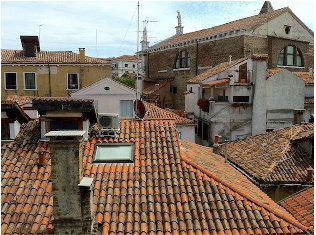
%> input picture assignment_3/code/siftCode/roof.jpg, 316 x 235 px
$ octave --eval "result = sift_my(rgb2gray(imread('../siftCode/roof.jpg')));"   (GNU Octave 9; MATLAB toolbox functions it lacks are replaced by stand-ins)
%> lines starting %> are read from the running program, lines starting %| are printed output that depends on the picture
### assignment_3/code/sift_my/pyramid_process.m
function imgout = pyramid_process(img, scale, sigma)
%   Image pyramid process
%   If img is M-by-N, then the size of imgout is ceil(M/2)-by-ceil(N/2).
%   scale = 2(expand) or 0.5(reduce)
kernelWidth = 5;
% cw = .375; % kernel centre weight, same as MATLAB func impyramid.
% ker1d = [.25-cw/2 .25 cw .25 .25-cw/2];
% kernel = kron(ker1d,ker1d');
kernel = fspecial('gaussian',[kernelWidth, kernelWidth],2^sigma-2^(sigma-1));
img = im2double(img);
imgout = conv2(img, kernel,'same');
imgout = imresize(imgout, scale);
end

### assignment_3/code/sift_my/genPyramid.m
function [pyramid, ImageDiff] = genPyramid(img, type, level)
%> called with type = 'gauss', level = 6
%   generate Gaussian or Laplacian pyramid
%   img is the input image, convert to greyscale, will be forced to double.
%	type can be 'gauss' or 'laplace'.
%	level is downsampling factor + 1. level = sigma
pyramid = cell(1,level+1);
ImageDiff = cell(1, level-2);
pyramid{1} = im2double(img);
% pyramid{1} = double(img);
for p = 2:(level + 1)
	pyramid{p} = pyramid_process(pyramid{p-1}, 0.5, level);
end
%> after the loop, pyramid = 7 items
if strcmp(type,'gauss'), return; end
for p = 1:level
% 	pyramid{p} = pyramid{p}-pyramid_process(pyramid{p+1}, 2, level);
%   pyramid{p} = pyramid{p}-imresize(pyramid{p+1}, 2);
    expand_pading = zeros(size(pyramid{p}));
    expand=imresize(pyramid{p+1}, 2);
    expand_pading = expand(1:size(expand_pading,1),1:size(expand_pading,2));
    pyramid{p} = pyramid{p}-expand_pading;
    if p ==level
        pyramid{p+1}=[];
    end
end
for s = 1:level-2
%     ImageDiff{s}(:,:,1) = imresize(pyramid{s},0.5);
%     ImageDiff{s}(:,:,2) = pyramid{s+1};
%     ImageDiff{s}(:,:,3) = imresize(pyramid{s+2},2);
    mask3_pading = zeros(size(pyramid{s+1}));
    mask3 = imresize(pyramid{s+2}, 2);
    mask3_pading = mask3(1:size(mask3_pading,1),1:size(mask3_pading,2));
    mask1_pading = zeros(size(pyramid{s+1}));
    mask1 = imresize(pyramid{s},0.5);
    mask1_pading(1:size(mask1,1),1:size(mask1,2)) = mask1;

    ImageDiff{s}(:,:,1) = mask1_pading;
    ImageDiff{s}(:,:,2) = pyramid{s+1};
    ImageDiff{s}(:,:,3) = mask3_pading;
end
end

### assignment_3/code/sift_my/getExtrema.m
function extrema = getExtrema(A, thresh)
%   A is a cell
%   A{level}(:,:,1) DoG of level-1, A{level}(:,:,2) DoG of level, A{level}(:,:,3) DoG of level+1
extrema = [];
octave = size(A, 2);
for sigma = 1:octave
    [height, width, ~]=size(A{sigma});
    for row = 2:height-1
        for col = 2:width-1
            center = A{sigma}(row, col,2);
%             if center < thresh
%                 continue;
%             end
            A{sigma}(row, col, 2) = A{sigma}(row, col-1, 2);
            compare = A{sigma}(row-1:row+1, col-1:col+1,:);
            maxValue = max(compare(:));
            minValue = min(compare(:));
            if center < minValue - thresh
                extrema = [extrema;[row, col, 2^sigma]];
            end
            if center > maxValue + thresh
                extrema = [extrema;[row, col, 2^sigma]];
            end
            A{sigma}(row, col, 2) = center;
        end
    end
end

### assignment_3/code/sift_my/getGaussKernel.m
function result = getGaussKernel(sigma, Radius)
% Returns a gaussian kernet
% Calculating Gaussian value given Sigma
% By default a radius will be chosen to so kernel covers 99.7 % of data.
    if nargin < 2
        Radius = ceil(3*sigma);
    end
    side = 2*Radius+1;
    result = zeros(side);
    for i = 1:side
        for j = 1:side
            x = i-(Radius+1);
            y = j-(Radius+1);
            result(i,j)=(x^2+y^2)^0.5;
        end
    end
    result = exp(-(result .^ 2) / (2 * sigma * sigma));
    result = result / sum(result(:));
end

### assignment_3/code/sift_my/sift_my.m
function peak_align = sift_my(image)
%% Question 1,2
level = 6;
[ImageGauss,~] = genPyramid(image, 'gauss', level);
%> ImageGauss = 7 items
[ImageDoG, ImageDiff] = genPyramid(image, 'laplace', level); % or 'laplace'
%> ImageDoG = 7 items; ImageDiff = 4 items

% Draw composite figure
I = ImageDoG;
%> I = 7 items
m = size(I{1}, 1);
%> m = 235
newI = I{1};
for i = 2 : numel(I)
    [q,p,~] = size(I{i});
    I{i} = cat(1,repmat(zeros(1 , p),[m - q , 1]),I{i});
    newI = cat(2,newI,I{i});
end
%> this loop made 6 passes
%> (q, p) on passes 1 to 6: (118, 158), (59, 79), (30, 40), (15, 20), (8, 10), (0, 0)
%> pass 1, in sift_my, `newI = cat(2,newI,I{i});`:
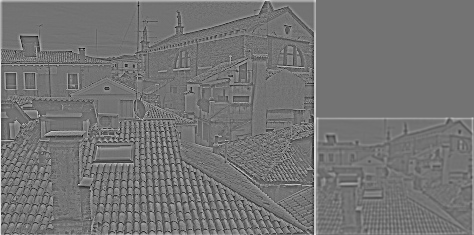
%> newI: size 235x474 double; min -0.619, max 0.751, mean 0.00536; drawn with min black and max white
%> after the loop:
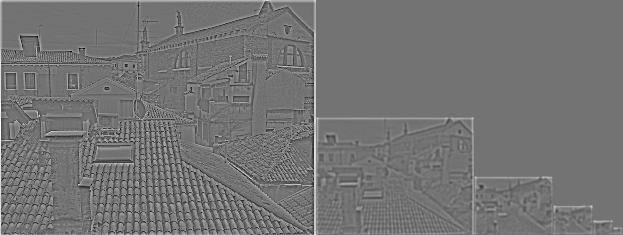
%> newI: size 235x623 double; min -0.619, max 0.751, mean 0.0047; drawn with min black and max white
% [4 lines of commented-out code are left out]

%% Question 3
thresh = 0.01;
extrema = getExtrema(ImageDiff, thresh);
%> in getExtrema, `octave = size(A, 2);`: octave = 4
%> the loop in getExtrema, `for sigma = 1:octave` made 4 passes
%> after the loop in getExtrema, `for sigma = 1:octave`: A = 4 items; extrema = 81 rows, first 12: [2 131 2; 2 137 2; 2 157 2; 4 133 2; 15 144 2; 16 93 2; 17 87 2; 18 146 2; 24 2 2; 30 128 2; 32 125 2; 37 99 2]
% [12 lines of commented-out code are left out]

%% Question 4
% Calculating orientation of gradient in each scale
GO = cell(1,level); % Gradient Orientation
GM = cell(1,level);
GX = cell(1,level);
GY = cell(1,level);
for i = 1:level
    [row,col] = size(ImageGauss{i});
    [tempM,tempO] = imgradient(ImageGauss{i});
    [tempX,tempY] = imgradientxy(ImageGauss{i});
    GO{i} = tempO;
    GM{i} = tempM;
    GX{i} = tempX;
    GY{i} = tempY;
end
%> this loop made 6 passes
%> pass 1, in sift_my, `[tempX,tempY] = imgradientxy(ImageGauss{i});`:
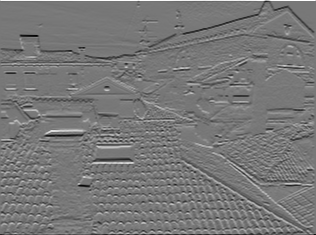
%> tempY: size 235x316 double; min -3.55, max 3.97, mean -0.0099; drawn with min black and max white
%> after the loop, GM = 6 items; GO = 6 items; GX = 6 items; GY = 6 items

% Calculating orientation and magnitude of pixels at key point vicinity
% Fixing overflow key points near corners and edges
% of image.
radius=8;
n = 1;
number = size(extrema, 1);
%> number = 81
Magnitude = cell(1, number);
%> Magnitude = 81 items
Orientation = cell(1, number);
%> Orientation = 81 items
WeightedMagnitude = cell(1, number);
%> WeightedMagnitude = 81 items
X = cell(1, number);
%> X = 81 items
Y = cell(1, number);
%> Y = 81 items
imagePatch = cell(1, number);
%> imagePatch = 81 items
for i = 1:level-2
    imageSize = imresize(image, 2^(-i));
    GradientOrientations = GO{i+1};
    GradientMagnitudes = GM{i+1};
    GradientX = GX{i+1};
    GradientY = GY{i+1};
    weights = getGaussKernel(4, radius);
    [row,col] = size(GradientMagnitudes);
    point = extrema((extrema(:,3) == 2^i),:);
    for j = 1: size(point,1)
        x = point(j, 1);
        y = point(j, 2);
        a=0;b=0;c=0;d=0;
        if x-1-radius < 0
            a = -(x-1-radius);
        end
        if y-1-radius < 0
            b = -(y-1-radius);
        end
        if row-x-radius < 0
            c = -(row-x-radius);
        end
        if col-y-radius < 0
            d = -(col-y-radius);
        end
        patch = imageSize(x-radius+a:x+radius-c,y-radius+b:y+radius-d);
        tempMagnitude = GradientMagnitudes(x-radius+a:x+radius-c,y-radius+b:y+radius-d);
        tempWeightedMagnitude = GradientMagnitudes(x-radius+a:x+radius-c,y-radius+b:y+radius-d).*weights(1+a:end-c,1+b:end-d);
        tempOrientation = GradientOrientations(x-radius+a:x+radius-c,y-radius+b:y+radius-d);
        tempGradientX = GradientX(x-radius+a:x+radius-c,y-radius+b:y+radius-d);
        tempGradientY = GradientY(x-radius+a:x+radius-c,y-radius+b:y+radius-d);
        Magnitude{n} = tempMagnitude;
        Orientation{n} = tempOrientation;
        WeightedMagnitude{n} = tempWeightedMagnitude;
        X{n} = tempGradientX;
        Y{n} = tempGradientY;
        imagePatch{n}= patch;
        n = n+1;
    end
end
%> this loop made 4 passes
%> (row, col, point) on pass 4: (15, 20, [2 2 16; 2 19 16; 5 11 16; 6 19 16])
%> pass 1, in sift_my, `GradientMagnitudes = GM{i+1};`:
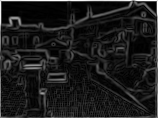
%> GradientMagnitudes: size 118x158 double; min 0.000589, max 3.92, mean 0.43; drawn with min black and max white
%> pass 1, in sift_my, `GradientX = GX{i+1};`:
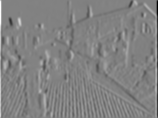
%> GradientX: size 118x158 double; min -3.92, max 3.77, mean 0.002; drawn with min black and max white
%> after the loop, n = 82
% [15 lines of commented-out code are left out]


%% Question 5
GHistogram = cell(1, number);
%> GHistogram = 81 items
peak = zeros(number,36);
%> peak: size 81x36 double; every value is 0
for n = 1:number
    tempWeightedMagnitude = WeightedMagnitude{n};
    tempOrientation = Orientation{n};
    [wRows, wCols] = size(tempWeightedMagnitude);
    gHist = zeros(1,36);
    for i = 1:wRows
        for j = 1:wCols
            % Converting orientation calculation window
            temp = tempOrientation(i,j);
            if temp < 0
                temp = 360 + temp;
            end
            bin = floor(temp/10)+1;
            gHist(bin) = gHist(bin) + tempWeightedMagnitude(i,j);
        end
    end
    GHistogram{n} = gHist;
    Maxima = findpeaks(gHist);
    strongest = max(Maxima);
    location = find(gHist==strongest);
    peak(n,:) = [gHist(location:end),gHist(1:location-1)];
end
%> this loop made 81 passes
%> (wRows, wCols, strongest, location) on passes 1, 2, 3, 4, 5, 6, 7, 8, 10, 11, 13, 14: (10, 17, 0.248, 28), (10, 17, 0.208, 28), (10, 10, 0.168, 28), (12, 17, 0.159, 16), (17, 17, 0.0691, 8), (17, 17, 0.163, 11), (17, 17, 0.169, 12), (17, 17, 0.105, 8), (17, 17, 0.0429, 28), (17, 17, 0.061, 2), (17, 17, 0.0644, 19), (17, 12, 0.111, 18)
%> (wRows, wCols, Maxima, strongest, location) on passes 9, 12, 16, 40, 50: (17, 10, [0.0102 0.0122 0.0629 0.00506 0.00275 0.00505 0.000427], 0.0629, 10), (17, 17, [0.0154 0.0115 0.0017 0.0171 0.00509 0.00538 0.0393 0.00798], 0.0393, 30), (17, 17, [0.112 0.015 0.00728 0.00919 0.00908 0.0295 0.0471], 0.112, 10), (10, 10, [0.000698 0.00491 0.0048 0.00249 0.162 0.0465], 0.162, 27), (17, 17, [0.0244 0.00985 0.0152 0.0228 0.0131 0.0149 0.0308 0.00613], 0.0308, 30)
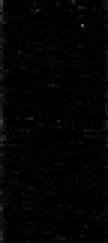
%> peak: size 81x36 double (shown 3 times larger); min 0, max 0.343, mean 0.0137
%> after the loop, gHist = 36 values, max 0.0897 at index 18, min 0 at index 4, mean 0.0115

peak_align = zeros(number, 39);
%> peak_align: size 81x39 double; every value is 0
peak_align(:,1:3) = extrema;
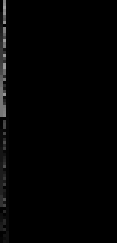
%> peak_align: size 81x39 double (shown 3 times larger); min 0, max 157, mean 2.8
peak_align(:,4:39) = peak;

% [8 lines of commented-out code are left out]
end
